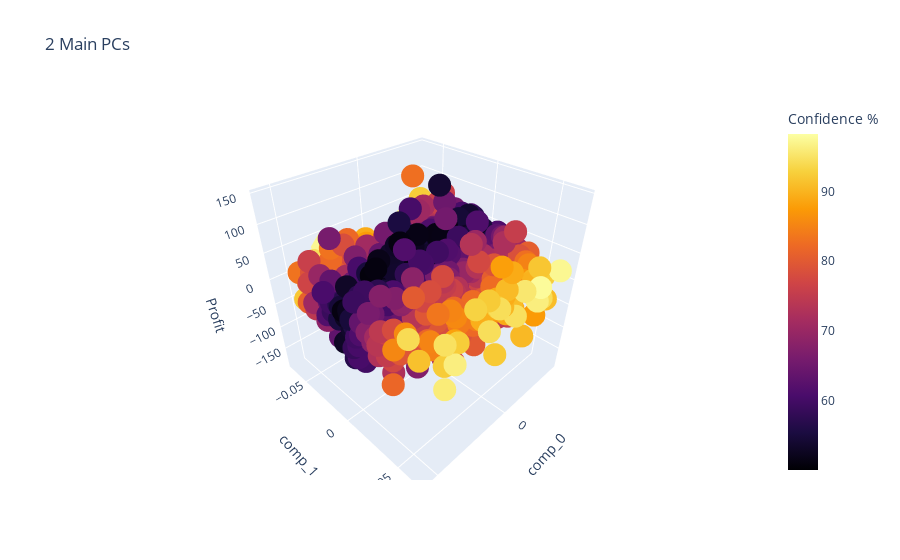

The notebook cell saved with this chart:
### Markdown cell above
#### PCA Vizualization of trades

### Code cell
fig = px.scatter_3d(df, # .astype(str) makes the colour map discrete
                         x='comp_0',#"t-SNE_1", 
                         y='comp_1',#"t-SNE_2",
                         z="Profit", 
                         color="Confidence %",
                         color_continuous_scale='Inferno',
#                              size = 'variable',   #size='petal_length', hover_data=['petal_width'])
#                              size_max = 10,
                         hover_name= "Correct",
                         #text = df2['Predictions'],df2['Correct'],df2['Date'],
                         hover_data = ['Profit','Cluster','Confidence %'],   #pd.DataFrame(pca.projection), #, 'mean texture', 'mean perimeter', 
                                         #'mean area','mean smoothness']],
                         title = " 2 Main PCs ",
#                          width = 1000,
#                          height = 1000,
                        )
fig.write_image("images/PCA_draft.png") # $ conda install -c plotly plotly-orca psutil requests
fig.show()

### Figure 1 — Plotly figure (JSON) as saved in the notebook; plotly's stock layout.template omitted (floating-point values rounded to 4 significant figures; data arrays with more than 128 entries replaced by an {"elided": "..."} marker saying what was removed)
{"data": [{"customdata": {"elided": "1525x3 float values"}, "hoverlabel": {"namelength": 0}, "hovertemplate": "<b>%{hovertext}</b><br><br>comp_0=%{x}<br>comp_1=%{y}<br>Profit=%{customdata[0]}<br>Cluster=%{customdata[1]}<br>Confidence %=%{marker.color}", "hovertext": {"elided": "1525 int values"}, "legendgroup": "", "marker": {"color": {"elided": "1525 float values"}, "coloraxis": "coloraxis", "symbol": "circle"}, "mode": "markers", "name": "", "scene": "scene", "showlegend": false, "type": "scatter3d", "x": {"elided": "1525 float values"}, "y": {"elided": "1525 float values"}, "z": {"elided": "1525 float values"}}], "layout": {"coloraxis": {"colorbar": {"title": {"text": "Confidence %"}}, "colorscale": [[0, "#000004"], [0.1111, "#1b0c41"], [0.2222, "#4a0c6b"], [0.3333, "#781c6d"], [0.4444, "#a52c60"], [0.5556, "#cf4446"], [0.6667, "#ed6925"], [0.7778, "#fb9b06"], [0.8889, "#f7d13d"], [1, "#fcffa4"]]}, "legend": {"tracegroupgap": 0}, "scene": {"domain": {"x": [0, 1], "y": [0, 1]}, "xaxis": {"title": {"text": "comp_0"}}, "yaxis": {"title": {"text": "comp_1"}}, "zaxis": {"title": {"text": "Profit"}}}, "title": {"text": " 2 Main PCs "}}}
